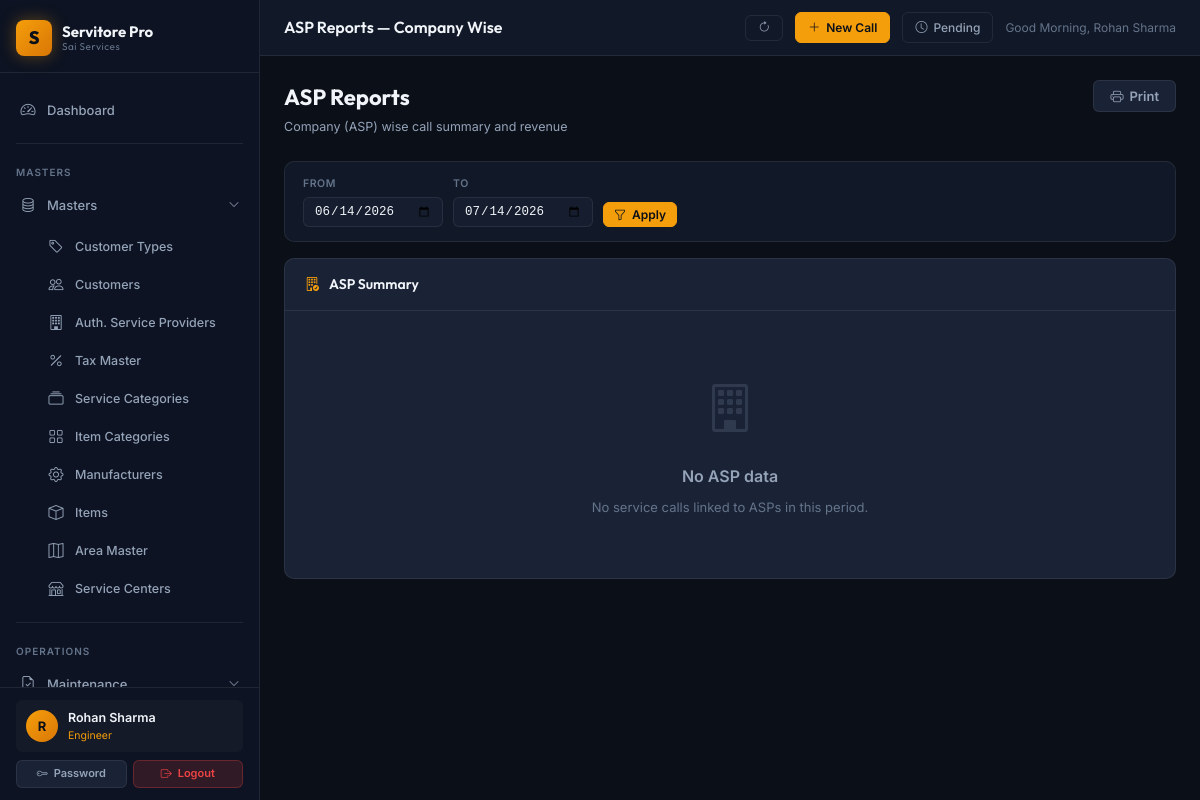
The page /reports/asp-reports (signed in) on the database its author committed.
### app/models/user.py (models this page shows, shortened)
class User(db.Model, UserMixin):
    __tablename__ = 'users'
    id = db.Column(db.Integer, primary_key=True)
    username = db.Column(db.String(64), unique=True, nullable=False, index=True)
    email = db.Column(db.String(120), unique=True, nullable=False)
    full_name = db.Column(db.String(120), nullable=False, default='')
    password_hash = db.Column(db.String(256), nullable=False)
    role = db.Column(db.String(20), nullable=False, default='Viewer')
    is_active = db.Column(db.Boolean, nullable=False, default=True)
    phone = db.Column(db.String(20), nullable=True)
    area_id = db.Column(db.Integer, db.ForeignKey('area_masters.id'), nullable=True)
    created_at = db.Column(db.DateTime, default=datetime.utcnow)
    last_login_at = db.Column(db.DateTime, nullable=True)
    area = db.relationship('AreaMaster', foreign_keys=[area_id], lazy='select')

### app/blueprints/reports/routes.py (the view, shortened to what this page needs)
@reports_bp.route('/asp-reports')
@login_required
def asp_reports():
    df, dt, date_from, date_to = _date_range()
    asp_data = []
    for asp in AuthorisedServiceProvider.query.all():
        calls = ServiceCall.query.filter_by(asp_id=asp.id).filter(
            ServiceCall.call_date >= df, ServiceCall.call_date <= dt
        ).all()
    return render_template('reports/asp_reports.html', asp_data=asp_data,
                           date_from=date_from, date_to=date_to)

### app/blueprints/reports/routes.py (called while the page is built)
def _date_range():
    date_from = request.args.get('date_from', (date.today() - timedelta(days=30)).isoformat())
    date_to = request.args.get('date_to', date.today().isoformat())
    return date.fromisoformat(date_from), date.fromisoformat(date_to), date_from, date_to

### app/templates/reports/asp_reports.html (shortened to what this page needs)
{% extends 'layouts/base.html' %}
{% block topbar_title %}ASP Reports — Company Wise{% endblock %}
{% block content %}
<div class="page-header"><div><div class="page-title">ASP Reports</div><div class="page-subtitle">Company (ASP) wise call summary and revenue</div></div><button onclick="window.print()" class="btn btn-secondary no-print"><i class="bi bi-printer"></i> Print</button></div>
<div class="filters-bar no-print">
  <form method="GET" style="display:contents;">
    <div class="filter-group"><div class="filter-label">From</div><input type="date" name="date_from" class="filter-control" value="{{ date_from }}"></div>
    <div class="filter-group"><div class="filter-label">To</div><input type="date" name="date_to" class="filter-control" value="{{ date_to }}"></div>
    <button type="submit" class="btn btn-primary btn-sm" style="align-self:flex-end;"><i class="bi bi-funnel"></i> Apply</button>
  </form>
</div>
<div class="card">
  <div class="card-header"><i class="bi bi-building-check text-accent"></i><span class="card-header-title">ASP Summary</span></div>
  <div class="table-responsive">
    {% if asp_data %}
    <table class="data-table">
      <thead><tr><th>ASP Name</th><th>Total Calls</th><th>Closed</th><th>Revenue (₹)</th></tr></thead>
      <tbody>
        {% for d in asp_data %}
        <tr>
          <td class="fw-600">{{ d.asp.name }}</td>
          <td>{{ d.total }}</td>
          <td style="color:var(--status-closed);font-weight:600;">{{ d.closed }}</td>
          <td style="color:var(--status-closed);font-weight:600;">₹{{ '%.2f'|format(d.revenue) }}</td>
        </tr>
        {% endfor %}
      </tbody>
    </table>
    {% else %}
    <div class="empty-state"><i class="bi bi-building"></i><h3>No ASP data</h3><p>No service calls linked to ASPs in this period.</p></div>
    {% endif %}
  </div>
</div>
{% endblock %}

### app/templates/layouts/base.html (shortened to what this page needs)
<!DOCTYPE html>
<html lang="en">
<head>
  <link rel="stylesheet" href="https://cdn.jsdelivr.net/npm/bootstrap-icons@1.11.3/font/bootstrap-icons.min.css">
  <link rel="stylesheet" href="{{ url_for('static', filename='css/main.css') }}">
</head>
<body>
<div class="app-shell">
  <aside class="sidebar" id="sidebar">
    <div class="sidebar-brand">
      <div class="brand-icon">S</div>
      <div class="brand-text">
        Servitore Pro
        <small>Sai Services</small>
      </div>
    </div>
    <nav style="flex:1; padding: 8px 0; overflow-y: auto;">
      <div class="nav-section">
        <a href="{{ url_for('dashboard.index') }}" class="nav-link {% if request.blueprint == 'dashboard' %}active{% endif %}">
          <i class="bi bi-speedometer2"></i> Dashboard
        </a>
      </div>
      <div class="divider" style="margin: 4px 16px;"></div>
      <div class="nav-section">
        <div class="nav-section-label">Masters</div>
        <div class="nav-item">
          <a class="nav-link" data-bs-toggle="collapse" href="#mastersMenu" role="button"
             aria-expanded="{% if request.blueprint == 'masters' %}true{% else %}false{% endif %}">
            <i class="bi bi-database"></i>
            <span>Masters</span>
            <i class="bi bi-chevron-down nav-arrow"></i>
          </a>
          <div class="collapse {% if request.blueprint == 'masters' %}show{% endif %}" id="mastersMenu">
            <ul class="nav-submenu">
              <li><a href="{{ url_for('masters.customer_types') }}" class="nav-link {% if request.path.startswith('/masters/customer-type') %}active{% endif %}"><i class="bi bi-tag"></i> Customer Types</a></li>
              <li><a href="{{ url_for('masters.customers') }}" class="nav-link {% if request.path.startswith('/masters/customer') and 'type' not in request.path %}active{% endif %}"><i class="bi bi-people"></i> Customers</a></li>
              <li><a href="{{ url_for('masters.asps') }}" class="nav-link {% if request.path.startswith('/masters/asp') %}active{% endif %}"><i class="bi bi-building"></i> Auth. Service Providers</a></li>
              <li><a href="{{ url_for('masters.taxes') }}" class="nav-link {% if request.path.startswith('/masters/tax') %}active{% endif %}"><i class="bi bi-percent"></i> Tax Master</a></li>
              <li><a href="{{ url_for('masters.service_categories') }}" class="nav-link {% if request.path.startswith('/masters/service-cat') %}active{% endif %}"><i class="bi bi-collection"></i> Service Categories</a></li>
              <li><a href="{{ url_for('masters.item_categories') }}" class="nav-link {% if request.path.startswith('/masters/item-cat') %}active{% endif %}"><i class="bi bi-grid"></i> Item Categories</a></li>
              <li><a href="{{ url_for('masters.manufacturers') }}" class="nav-link {% if request.path.startswith('/masters/manufacturer') %}active{% endif %}"><i class="bi bi-gear"></i> Manufacturers</a></li>
              <li><a href="{{ url_for('masters.items') }}" class="nav-link {% if request.path.startswith('/masters/item') and 'cat' not in request.path %}active{% endif %}"><i class="bi bi-box"></i> Items</a></li>
              <li><a href="{{ url_for('masters.areas') }}" class="nav-link {% if request.path.startswith('/masters/area') %}active{% endif %}"><i class="bi bi-map"></i> Area Master</a></li>
              <li><a href="{{ url_for('masters.service_centers') }}" class="nav-link {% if request.path.startswith('/masters/service-center') %}active{% endif %}"><i class="bi bi-shop"></i> Service Centers</a></li>
            </ul>
          </div>
        </div>
      </div>
      <div class="divider" style="margin: 4px 16px;"></div>
      <div class="nav-section">
        <div class="nav-section-label">Operations</div>
        <div class="nav-item">
          <a class="nav-link" data-bs-toggle="collapse" href="#maintenanceMenu" role="button"
             aria-expanded="{% if request.blueprint == 'maintenance' %}true{% else %}false{% endif %}">
            <i class="bi bi-file-earmark-check"></i>
            <span>Maintenance</span>
            <i class="bi bi-chevron-down nav-arrow"></i>
          </a>
        </div>
      </div>
    </nav>
    <div class="sidebar-footer">
      {% if current_user.is_authenticated %}
      <div class="sidebar-user">
        <div class="user-avatar">{{ (current_user.full_name or current_user.username)[0]|upper }}</div>
        <div class="user-info">
          <div class="user-name">{{ current_user.full_name or current_user.username }}</div>
          <div class="user-role">{{ current_user.role }}</div>
        </div>
      </div>
      <div style="display:flex; gap:6px; margin-top:8px;">
        <a href="{{ url_for('auth.change_password') }}" class="btn btn-secondary btn-sm" style="flex:1; justify-content:center; font-size:11px;"><i class="bi bi-key"></i> Password</a>
        <a href="{{ url_for('auth.logout') }}" class="btn btn-danger btn-sm" style="flex:1; justify-content:center; font-size:11px;"><i class="bi bi-box-arrow-right"></i> Logout</a>
      </div>
      {% endif %}
    </div>
  </aside>
  <div class="main-wrapper">
    <header class="topbar">
      <div>
        <div class="topbar-title font-outfit">{% block topbar_title %}Servitore Pro{% endblock %}</div>
      </div>
      <div class="topbar-actions">
        <button onclick="window.location.reload();" class="topbar-btn" title="Refresh Page">
          <i class="bi bi-arrow-clockwise"></i>
        </button>
        <a href="{{ url_for('service.register') }}" class="topbar-btn primary" title="Service Call Register (F3)">
          <i class="bi bi-plus-lg"></i> New Call
        </a>
        <a href="{{ url_for('service.pending_calls') }}" class="topbar-btn" title="Pending Calls (Ctrl+P)">
          <i class="bi bi-clock"></i>
          <span class="d-none d-sm-inline">Pending</span>
        </a>
        {% if current_user.is_authenticated %}
        <span style="font-size:12px; color:var(--text-muted);" id="header-greeting" data-name="{{ current_user.full_name or current_user.username }}"></span>
        {% endif %}
      </div>
    </header>
    <main class="content-area">
      {% block content %}{% endblock %}
    </main>
  </div>
</div>
</body>
</html>

### rows shown on the page
User: full_name "R", full_name "Rohan Sharma", role "Engineer"
